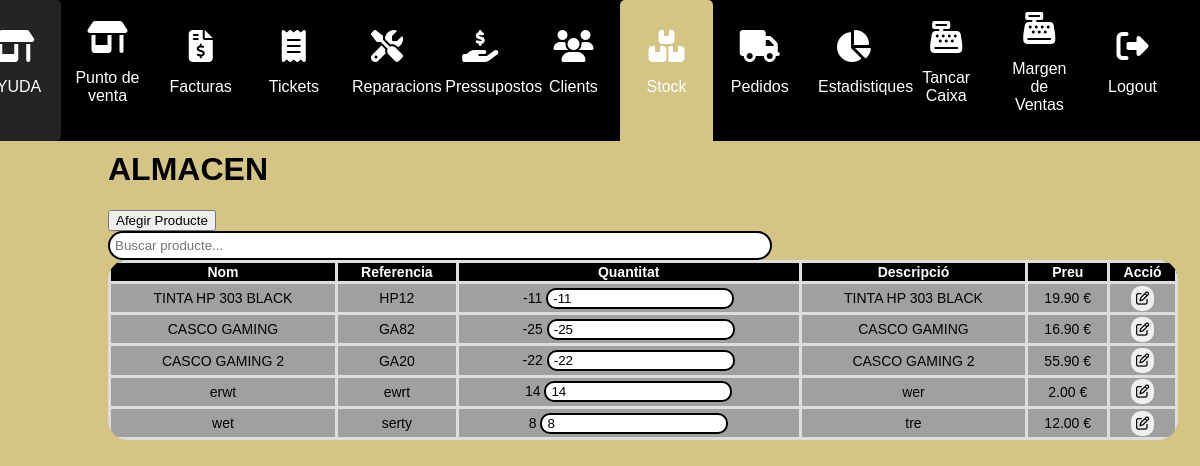
Screenshot of /stock/ (signed in) with the database file from the repository.
### myapp/models.py (models this page shows, shortened)
class Producto(models.Model):
    nombre = models.CharField(max_length=200)
    codigo = models.CharField(max_length=200)
    cantidad= models.IntegerField()
    descripcion= models.CharField(max_length=300,default='')
    precio= models.DecimalField(max_digits=9999999, decimal_places=2)
    imagen = models.ImageField(upload_to='imagenes/')
    preu_distribuidor=models.DecimalField(max_digits=9999999, decimal_places=2,default=1)
    marge=models.DecimalField(max_digits=9999999, decimal_places=2,default=1)

### myapp/views.py (the view, shortened to what this page needs)
# urls.py: path("stock/", views.stock, name="stock"),
@login_required
def stock(request):
    productos = Producto.objects.all()
    return render(request, 'stock.html', {'productos': productos})

### myapp/templates/stock.html (shortened to what this page needs)
{% extends "layouts/base.html" %}
{% block content %}
<!DOCTYPE html>
<html lang="en">
<head>
</head>
<body>
    <div class="main-content">
        <h1>ALMACEN</h1>
        <div>
        <button id="afegir-reparacio-btn">Afegir Producte</button>
        </div>
<div>
        <input type="text" id="searchInput" placeholder="Buscar producte...">
</div>
        <table id="productTable">
            <thead>
                <tr>
                    <th>Nom</th>
                    <th>Referencia</th>
                    <th>Quantitat</th>
                    <th>Descripció</th>
                    <th>Preu</th>
                    <th>Acció</th>
                </tr>
            </thead>
            <tbody>
                {% for producto in productos %}
                <form method="POST">
                <tr>
                    <td>{{ producto.nombre }}</td>
                    <td>{{ producto.codigo }}</td>
                    <td>{{ producto.cantidad }}
                            <input type="number" name="cantidad_real_{{ producto.id }}" value="{{ producto.cantidad }}" onkeypress="actualitzarStock(event)">
                    </td>
                    <td>{{ producto.descripcion|truncatechars:25 }}</td>
                    <td>{{ producto.precio }} €</td>
                </form>
                    <td><button type="button" class="popup-trigger" data-producte-id="{{ producto.codigo }}"><i
                        class="fa-regular fa-pen-to-square"></i></button></td>
                {% endfor %}
            </tbody>
        </table>
    </div>
</body>
</html>
{% endblock %}

### myapp/static/styles/main.css (style rules this page uses)
.main-content { margin-top:10vh; }
body { margin: 0; padding: 0; font-family: Arial, sans-serif; background: rgb(212, 197, 133); color: #000000; }
.main-content { padding-left: 9%; overflow: hidden; margin-top:130px; }
#searchInput { margin-bottom: 10px; padding: 5px; width: 85%; border-radius: 30px; border-style: 5px; -webkit-border-radius: 30px; -moz-border-radius: 30px; -ms-border-radius: 30px; -o-border-radius: 30px; align-items: center; }
table { width: 98%; border-collapse: collapse; }
table th, table td { padding: 1px; text-align: center; border: 3px solid #ddd; }
table th { background-color: #000000; color: #ffffff; text-align: center; }
tr:nth-child(even) { background-color: #a0a0a0; }
tr:nth-child(odd) { background-color: #848484; }
#productTable { border-radius: 20px; overflow: hidden; -webkit-border-radius: 20px; -moz-border-radius: 20px; -ms-border-radius: 20px; -o-border-radius: 20px; font-size: 14px; }
input { border-radius: 10px; -webkit-border-radius: 10px; -moz-border-radius: 10px; -ms-border-radius: 10px; -o-border-radius: 10px; text-decoration: none; display: inline-block; border: 2px black solid; padding-left: 5px; }
td button, cart-button button { display: inline-block; border: none; border-radius: 10px; border:none; padding: 5px; -webkit-border-radius: 10px; -moz-border-radius: 10px; -ms-border-radius: 10px; -o-border-radius: 10px; margin: 1%; }
#searchInput { width:650px; margin: 0 20px 0 0px; }

### myapp/templates/stock.html (style rules this page uses)
body { font-family: Arial, sans-serif; }

### rows the page displays
Producto: nombre "TINTA HP 303 BLACK", codigo "HP12", cantidad "-11", descripcion "TINTA HP 303 BLACK", precio "19.90"
Producto: nombre "CASCO GAMING", codigo "GA82", cantidad "-25", descripcion "CASCO GAMING", precio "16.90"
Producto: nombre "CASCO GAMING 2", codigo "GA20", cantidad "-22", descripcion "CASCO GAMING 2", precio "55.90"
Producto: nombre "erwt", codigo "ewrt", cantidad "14", descripcion "wer", precio "2.00"
Producto: nombre "wet", codigo "serty", cantidad "8", descripcion "tre", precio "12.00"
